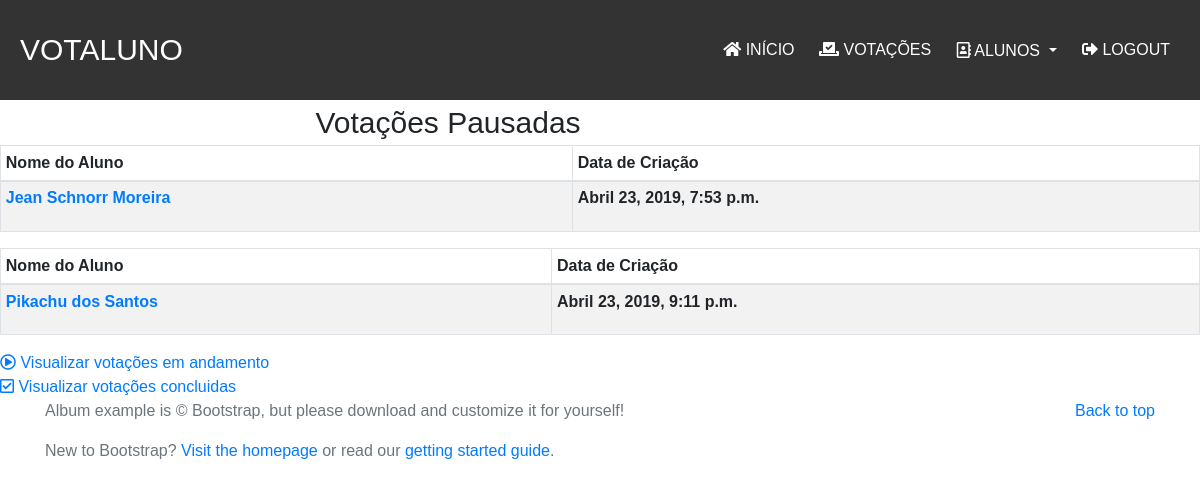
Before: /pausadas/ (signed in) with the older database file.
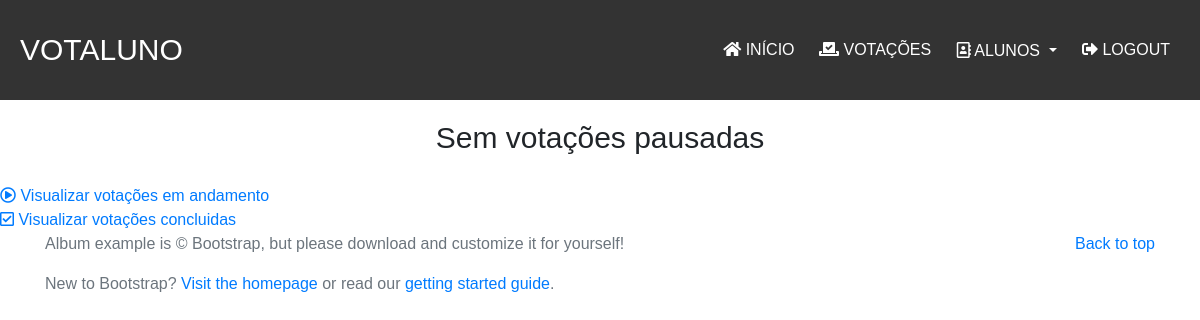
After: the same page with the newer database file.
### votacoes/models.py (models this page shows, shortened)
class Votacao(models.Model):
    aluno = models.ForeignKey(Aluno,on_delete=models.CASCADE)
    created_date = models.DateTimeField(default=now, editable=False)
    emAndamento = 1
    pausada = 2
    finalizada = 3
    escolhas =(
        (1,'Em Andamento'),
        (2,'Pausada'),
        (3,'Finalizada')
    )
    estado = models.IntegerField(choices=escolhas, default=2)

class Aluno(models.Model):
    imagemAluno = models.ImageField(upload_to='images/')
    nomeAluno = models.CharField(
        max_length=255,
        null=False,
        blank=False
    )
    cursoAluno = models.CharField(
        max_length=50,
        null=False,
        blank=False
    )
    turmaAluno = models.CharField(
        max_length=1,
        null=False,
        blank=False
    )
    cpfAluno = models.CharField(
        max_length=14,
        null=False,
        blank=False
    )
    serieAluno = models.IntegerField(
        null=False,
        blank=False,
    )

### votacoes/views.py (the view)
# urls.py: path('pausadas/',views.pausadas,name='pausadas'),
@login_required
def pausadas(request):
    context = {}
    votacoesPausadas = Votacao.objects.filter(estado=2)
    context['votacoesPausadas'] = votacoesPausadas
    return render(request,'votacoes/pausadas.html',context)

### votacoes/templates/votacoes/pausadas.html
{% extends 'baseSite.html' %}
{% block content %}
{% if votacoesPausadas %}
    <p class='titulo'>Votações Pausadas</p>
    <ul>
    {% for Votacao in votacoesPausadas %}
        <table id="dtVerticalScrollExample" class="table table-responsive-sm table-striped table-bordered table-sm" cellspacing="0"
        width="90%">
            <thead>
                <th>Nome do Aluno</th>
                <th> Data de Criação</th>
            </thead>
            <tbody>
                <tr>
                    <th>
                        <li><a href="{% url 'exibirAluno' Votacao.aluno.cpfAluno %}">{{ Votacao.aluno.nomeAluno }}</a></li>
                    </th>
                    <th>
                        <p>{{ Votacao.created_date }}</p>
                    </th>
                </tr>
            </tbody>
        </table>
    {% endfor %}
    </ul>
    <a href="{% url 'emAndamento' %}"><i class="far fa-play-circle"></i> Visualizar votações em andamento</a><br>
    <a href="{% url 'concluidas' %}"><i class="far fa-check-square"></i> Visualizar votações concluidas</a>
{% else %}
    <h2>Sem votações pausadas</h2>
    <a href="{% url 'emAndamento' %}"><i class="far fa-play-circle"></i> Visualizar votações em andamento</a><br>
    <a href="{% url 'concluidas' %}"><i class="far fa-check-square"></i> Visualizar votações concluidas</a>
{% endif %}
{% endblock %}

Changed rows visible on the page:
removed Votacao: aluno.nomeAluno "Jean Schnorr Moreira", created_date "Abril 23, 2019, 7:53 p.m."
removed Votacao: aluno.nomeAluno "Pikachu dos Santos", created_date "Abril 23, 2019, 9:11 p.m."
Other visible differences:
text no longer shown: "Votações Pausadas"
text now shown: "Sem votações pausadas"
